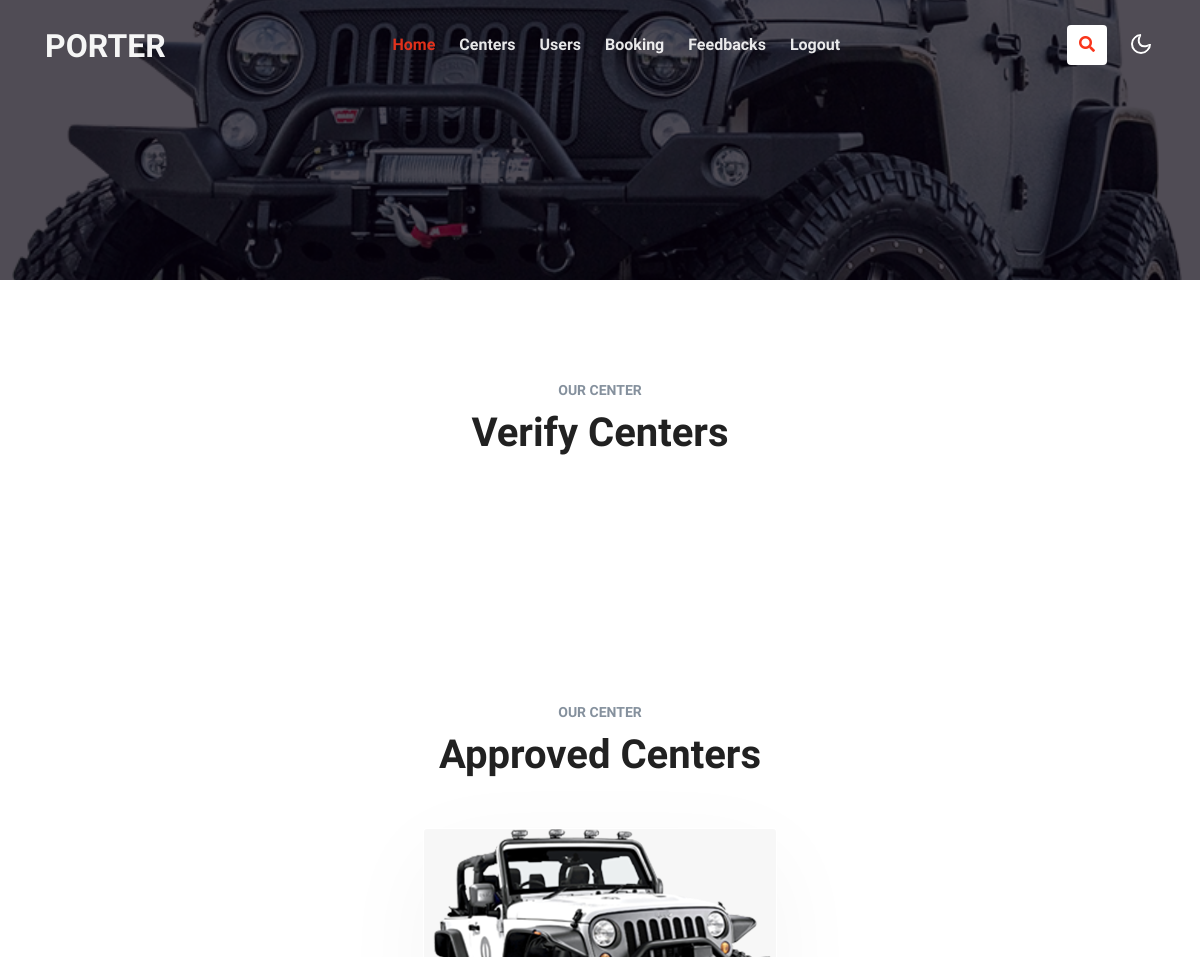
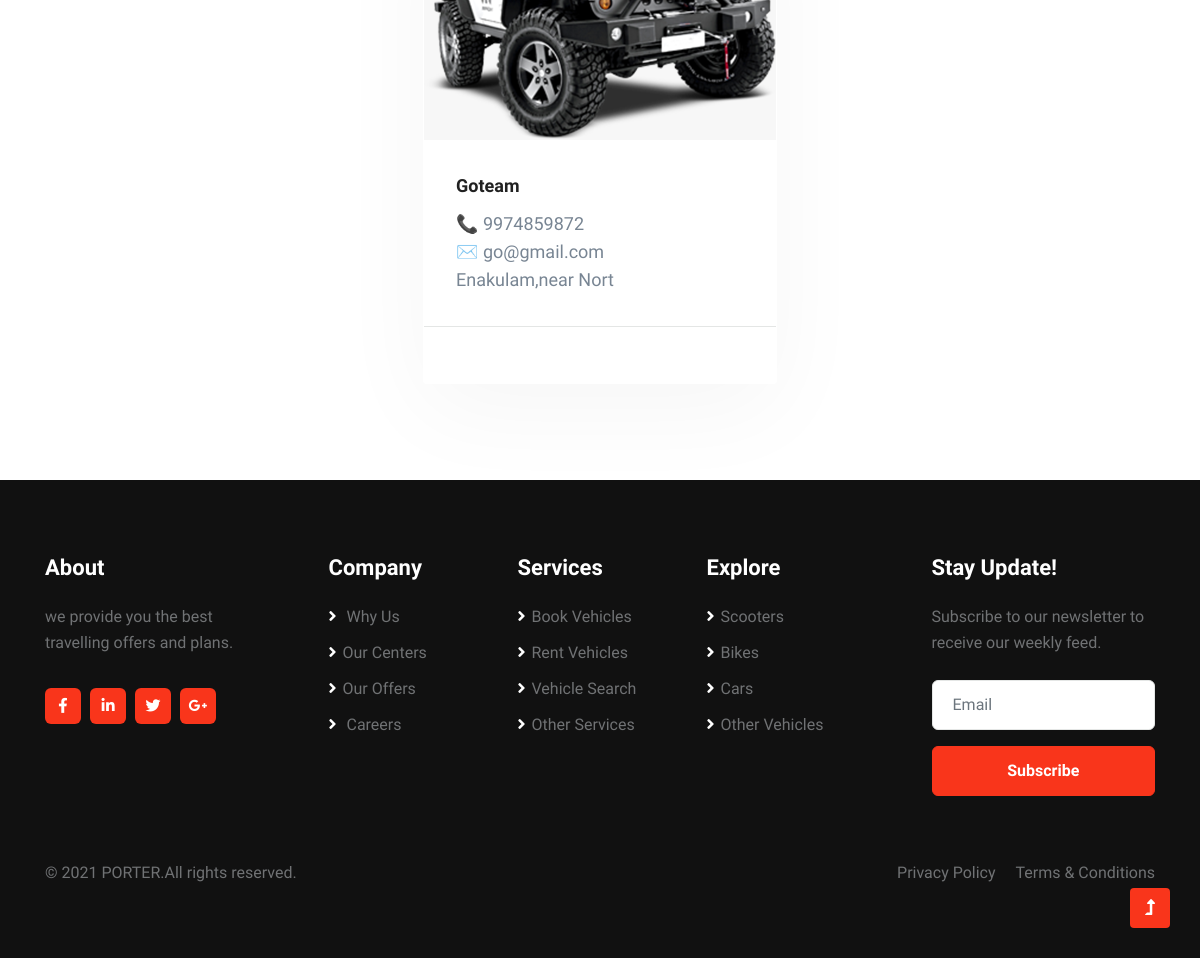
Screenshot of /port/ADMIN/VerifyCenters.php with the database file from the repository (2 pictures, top to bottom).
### tables this page shows
CREATE TABLE IF NOT EXISTS `shop` (
  `s_id` int NOT NULL AUTO_INCREMENT,
  `sname` varchar(100) NOT NULL,
  `sphone` varchar(100) DEFAULT NULL,
  `saddress` varchar(100) DEFAULT NULL,
  `semail` varchar(100) DEFAULT NULL,
  `photo` varchar(100) DEFAULT NULL,
  PRIMARY KEY (`s_id`)
);

### port/ADMIN/VerifyCenters.php (the view, shortened to what this page needs)
<?php
include 'adminheader.php';
include '../CONNECTION/DbConnection.php';
?>
<section class="w3l-blog">
    <div class="blog py-5" id="Newsblog">
        <div class="container py-lg-5 py-md-4 py-2">
            <div class="title-content text-center mb-lg-3 mb-4">
                <h6 class="title-subw3hny mb-1">Our Center</h6>
                <h3 class="title-w3l mb-5">Verify Centers <br></h3>
            </div>
        </div>
    </div>
</section>
<section class="w3l-blog">
    <div class="blog py-5" id="Newsblog">
        <div class="container py-lg-5 py-md-4 py-2">
            <div class="title-content text-center mb-lg-3 mb-4">
                <h6 class="title-subw3hny mb-1">Our Center</h6>
                <h3 class="title-w3l mb-5">Approved Centers <br></h3>
            </div>
            <div class="row justify-content-center">
                <?php
                $res = mysqli_query($conn, "SELECT shop.*,login.* FROM shop ,login WHERE  shop.`s_id`=login.`reg_id` AND login.type='SHOP' AND login.`status`='Approved'");
                while ($rs = mysqli_fetch_array($res)) {
                ?>
                    <div class="col-lg-4 col-md-6 item">
                        <div class="card">
                            <div class="card-header p-0 position-relative">
                                <a href="#blog" class="zoom d-block">
                                    <img class="card-img-bottom d-block" src="../assets/image//<?php echo $rs['photo'] ?>" alt="Card image cap">
                                </a>
                            </div>
                            <div class="card-body blog-details">
                                <a href="#blog" class="blog-desc"><?php echo $rs['sname'] ?></a>
                                <p>📞 <?php echo $rs['sphone'] ?></p>
                                <p>✉️  <?php echo $rs['semail'] ?></p>
                                <p>  <?php echo $rs['saddress'] ?></p>
                            </div>
                            <div class="card-footer">
                                <div class="author align-items-center">
                                    <a href="#author" class="post-author">
                                    </a>
                                    <ul class="blog-meta">
                                    </ul>
                                </div>
                            </div>
                        </div>
                    </div>
                <?php
                }
                ?>
            </div>
        </div>
    </div>
</section>
<?php
include '../COMMON/commonfooter.php';
?>

### rows the page displays
shop: photo (picture), sname "Goteam", sphone "9974859872", semail "go@gmail.com", saddress "Enakulam,near Nort"
